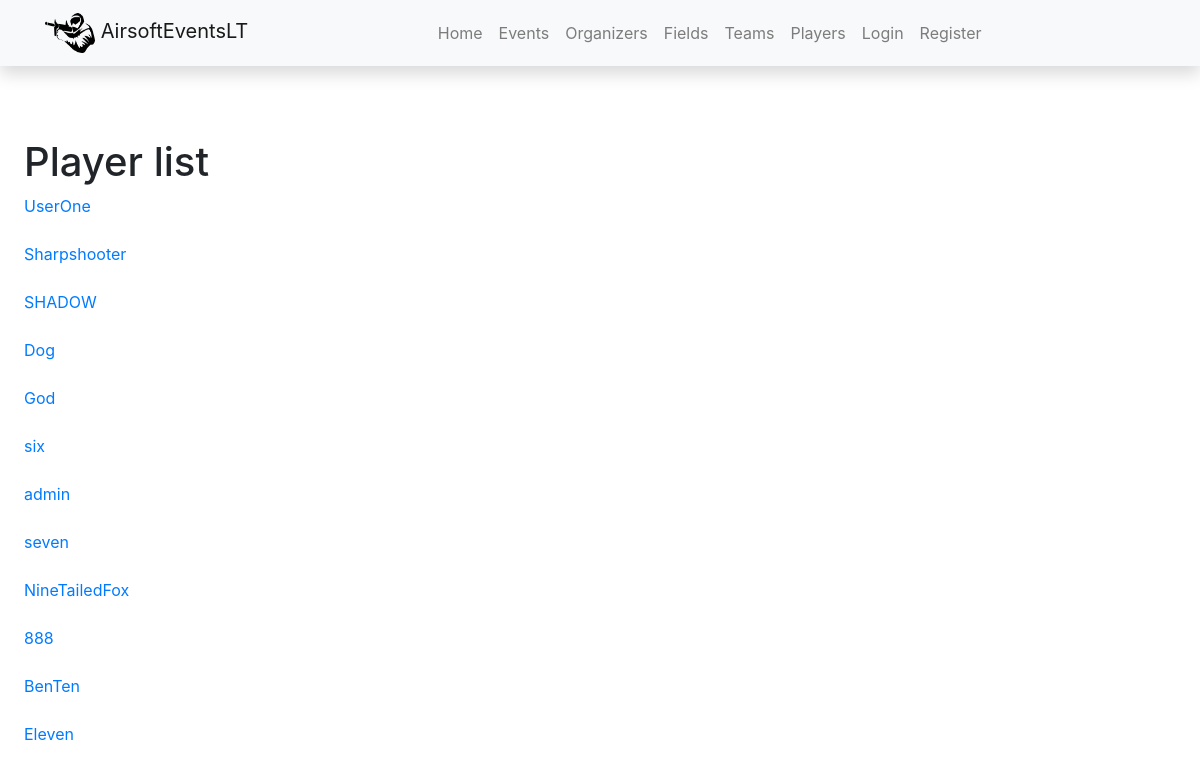
Page /teams/players/ on the earlier database version.
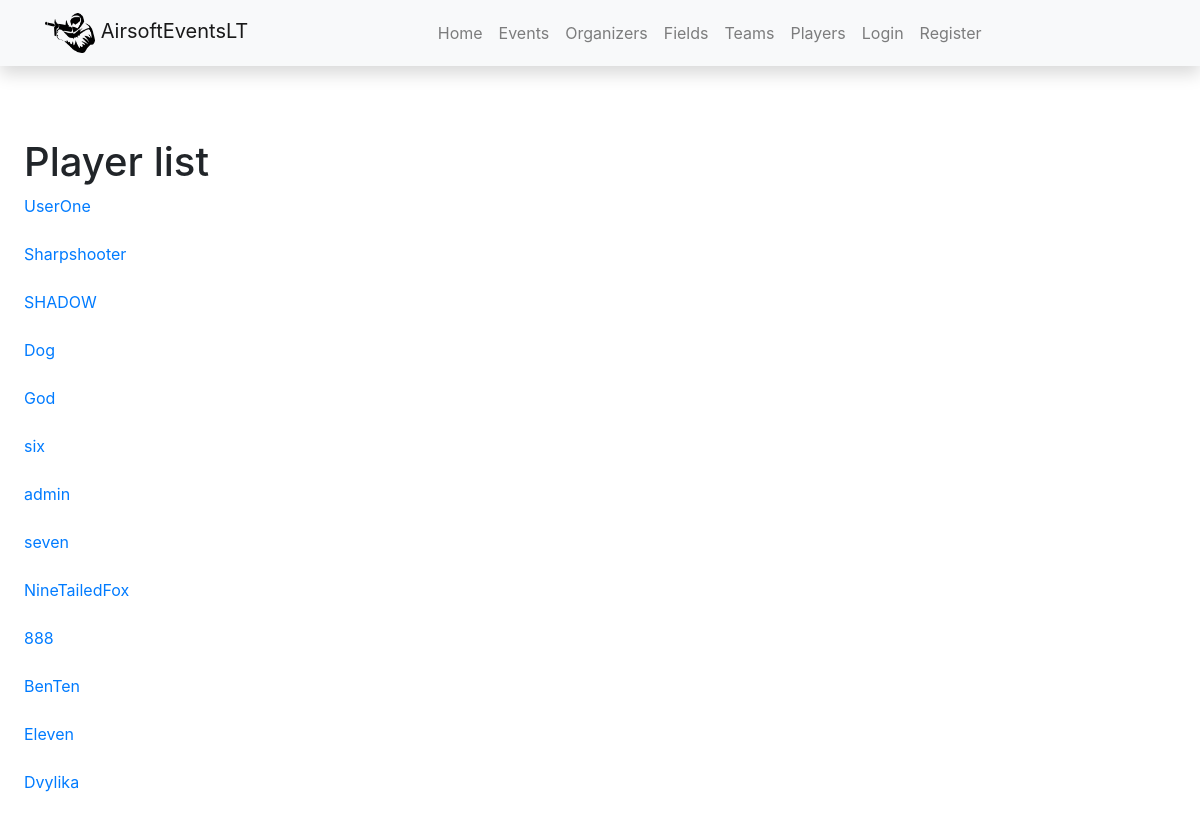
Same page on the later database version.
### teams/models.py (models this page shows, shortened)
class Player(models.Model):
    profile = models.OneToOneField(Profile, related_name='player',on_delete=models.CASCADE, null=True, blank=True)
    n_name = models.CharField('Nickname of the player', max_length=150)
    picture = models.ImageField(default="profile_pics/defaulf.png", upload_to="profile_pics")
    team = models.ForeignKey("Team", related_name='team_players', on_delete=models.SET_NULL, null=True, default=Team.get_default_pk)
    games_played = models.IntegerField(null=True, blank=True)
    player_from = models.CharField('Town where player is from', max_length=150)
    date_of_birth = models.DateField(null=True, blank=True)
    team_leader = models.BooleanField(default=False)
    class Meta:
        verbose_name = _("Player")
        verbose_name_plural = _("Players")

### teams/views.py (the view)
# urls.py: path('players/', views.PlayerListView.as_view(), name='players'),
class PlayerListView(generic.ListView):
    model = Player
    context_object_name = 'players'
    template_name = 'players.html'

### teams/templates/players.html
{% extends "base.html" %}
{% load i18n %}
{% block content %}
<div class='indented'>
<h1>Player list</h1>
{% if players %}
<div>
    {% for player in players %}
    <a href={{ player.id }}><div> {{ player.n_name }} </div></a>
    <br>
    {% endfor %}
</div>
{% else %}
<div> No players yet </div>
{% endif %}
</div>
{% endblock %}

Differences in the rows shown:
added Player: n_name "Dvylika"
